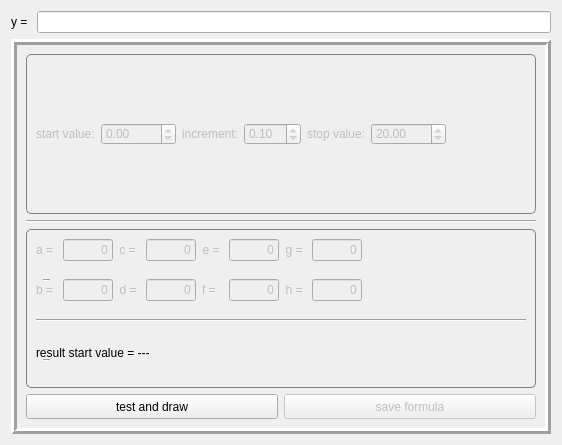
<?xml version="1.0" encoding="UTF-8"?>
<ui version="4.0">
 <class>Formulaeditor</class>
 <widget class="QWidget" name="Formulaeditor">
  <property name="geometry">
   <rect>
    <x>0</x>
    <y>0</y>
    <width>562</width>
    <height>445</height>
   </rect>
  </property>
  <property name="sizePolicy">
   <sizepolicy hsizetype="Preferred" vsizetype="Preferred">
    <horstretch>0</horstretch>
    <verstretch>0</verstretch>
   </sizepolicy>
  </property>
  <property name="minimumSize">
   <size>
    <width>562</width>
    <height>445</height>
   </size>
  </property>
  <property name="windowTitle">
   <string>formula editor</string>
  </property>
  <property name="windowIcon">
   <iconset resource="Ressourcen.qrc">
    <normaloff>:/images/icons/ruler.png</normaloff>:/images/icons/ruler.png</iconset>
  </property>
  <layout class="QVBoxLayout" name="verticalLayout" stretch="0,0">
   <item>
    <layout class="QHBoxLayout" name="horizontalLayout">
     <item>
      <widget class="QLabel" name="lb_Y">
       <property name="sizePolicy">
        <sizepolicy hsizetype="Preferred" vsizetype="Fixed">
         <horstretch>0</horstretch>
         <verstretch>0</verstretch>
        </sizepolicy>
       </property>
       <property name="text">
        <string>y = </string>
       </property>
      </widget>
     </item>
     <item>
      <widget class="QLineEdit" name="tb_Formula">
       <property name="toolTip">
        <string>&lt;!DOCTYPE HTML PUBLIC &quot;-//W3C//DTD HTML 4.0//EN&quot; &quot;http://www.w3.org/TR/REC-html40/strict.dtd&quot;&gt;
&lt;html&gt;&lt;head&gt;&lt;meta name=&quot;qrichtext&quot; content=&quot;1&quot; /&gt;&lt;style type=&quot;text/css&quot;&gt;
p, li { white-space: pre-wrap; }
&lt;/style&gt;&lt;/head&gt;&lt;body style=&quot; font-family:'MS Shell Dlg 2'; font-size:8pt; font-weight:400; font-style:normal;&quot;&gt;
&lt;p style=&quot; margin-top:12px; margin-bottom:0px; margin-left:0px; margin-right:0px; -qt-block-indent:0; text-indent:0px;&quot;&gt;The Atom Formula Editor processes formulas which have the shape of: &lt;/p&gt;
&lt;p style=&quot; margin-top:12px; margin-bottom:0px; margin-left:0px; margin-right:0px; -qt-block-indent:0; text-indent:0px;&quot;&gt;Y = A*sin(x) / x+B. &lt;/p&gt;
&lt;p style=&quot; margin-top:12px; margin-bottom:0px; margin-left:0px; margin-right:0px; -qt-block-indent:0; text-indent:0px;&quot;&gt;X is the control variable. Afterwards the parameters A to H could be defined for each formula in the Advanced Dictionary Editor. &lt;/p&gt;
&lt;p style=&quot; margin-top:12px; margin-bottom:0px; margin-left:0px; margin-right:0px; -qt-block-indent:0; text-indent:0px;&quot;&gt;The following functions could be used: &lt;/p&gt;
&lt;p style=&quot; margin-top:12px; margin-bottom:0px; margin-left:0px; margin-right:0px; -qt-block-indent:0; text-indent:0px;&quot;&gt;pi                     	= 3.14… &lt;br /&gt;sign (x)            	= signum function of x &lt;br /&gt;x^n                 	=  exponentiation &lt;br /&gt;sqrt (x)           	= square root of x &lt;br /&gt;exp (x)           	= Euler’s constant to the power of x &lt;br /&gt;abs (x)            	= absolute value of x &lt;br /&gt;sin (x)             	= sine function of x &lt;br /&gt;cos (x)            	= cosine function of x &lt;br /&gt;tan (x)            	= tangent function of x &lt;br /&gt;sinh (x)           	= hyperbolic sine of x &lt;br /&gt;cosh (x)          	= hyperbolic cosine of x &lt;br /&gt;tanh (x)          	= hyperbolic tangent of x &lt;br /&gt;arcsin (x)        	= inverse sine of x &lt;br /&gt;arccos (x)       	= inverse cosine of x &lt;br /&gt;arctan (x)       	= inverse tangent of x &lt;br /&gt;arcsinh (x)      	= inverse hyperbolic sine of x &lt;br /&gt;arccosh (x)     	= inverse hyperbolic cosine of x &lt;br /&gt;arctanh (x)	= inverse hyperbolic tangent of x &lt;br /&gt;cot (x)            	= cotangent of x &lt;br /&gt;ln (x)               	= natural logarithm of x &lt;br /&gt;log (x)             	= decadic logarithm &lt;br /&gt;deg (x)            	= degree measure of angle x &lt;br /&gt;rad (x)            	= radian measure of angle x &lt;/p&gt;&lt;/body&gt;&lt;/html&gt;</string>
       </property>
       <property name="toolTipDuration">
        <number>-1</number>
       </property>
      </widget>
     </item>
    </layout>
   </item>
   <item>
    <widget class="QFrame" name="frame">
     <property name="frameShape">
      <enum>QFrame::Box</enum>
     </property>
     <property name="frameShadow">
      <enum>QFrame::Raised</enum>
     </property>
     <property name="lineWidth">
      <number>3</number>
     </property>
     <layout class="QVBoxLayout" name="verticalLayout_2" stretch="0,0,0,1,0">
      <item>
       <widget class="QGroupBox" name="gb_values">
        <property name="styleSheet">
         <string notr="true">    QGroupBox  {
        background-color: qlineargradient(x1: 0, y1: 0, x2: 0, y2: 1,
                                          stop: 0 #E0E0E0, stop: 1 #FFFFFF);
        border: 1px solid gray;
        border-radius: 5px;
        margin-top: 3ex; /* leave space at the top for the title */
    }
     
    QGroupBox::title  {
        subcontrol-origin: margin;
		left: 12px;
        subcontrol-position: top left; /* position at the top center */
        padding: 1px;       
    }
</string>
        </property>
        <layout class="QHBoxLayout" name="horizontalLayout_3">
         <item>
          <widget class="QLabel" name="lb_StartValue">
           <property name="enabled">
            <bool>false</bool>
           </property>
           <property name="sizePolicy">
            <sizepolicy hsizetype="Fixed" vsizetype="Preferred">
             <horstretch>0</horstretch>
             <verstretch>0</verstretch>
            </sizepolicy>
           </property>
           <property name="text">
            <string>start value:</string>
           </property>
           <property name="alignment">
            <set>Qt::AlignLeading|Qt::AlignLeft|Qt::AlignVCenter</set>
           </property>
          </widget>
         </item>
         <item>
          <widget class="QDoubleSpinBox" name="dsb_StartValue">
           <property name="enabled">
            <bool>false</bool>
           </property>
           <property name="minimum">
            <double>-1000.000000000000000</double>
           </property>
           <property name="maximum">
            <double>1000.000000000000000</double>
           </property>
          </widget>
         </item>
         <item>
          <widget class="QLabel" name="lb_StepWidth">
           <property name="enabled">
            <bool>false</bool>
           </property>
           <property name="text">
            <string>increment:</string>
           </property>
           <property name="alignment">
            <set>Qt::AlignRight|Qt::AlignTrailing|Qt::AlignVCenter</set>
           </property>
          </widget>
         </item>
         <item>
          <widget class="QDoubleSpinBox" name="dsb_StepWidth">
           <property name="enabled">
            <bool>false</bool>
           </property>
           <property name="minimum">
            <double>0.010000000000000</double>
           </property>
           <property name="maximum">
            <double>10.000000000000000</double>
           </property>
           <property name="singleStep">
            <double>0.100000000000000</double>
           </property>
           <property name="value">
            <double>0.100000000000000</double>
           </property>
          </widget>
         </item>
         <item>
          <widget class="QLabel" name="lb_EndValue">
           <property name="enabled">
            <bool>false</bool>
           </property>
           <property name="text">
            <string>stop value:</string>
           </property>
           <property name="alignment">
            <set>Qt::AlignRight|Qt::AlignTrailing|Qt::AlignVCenter</set>
           </property>
          </widget>
         </item>
         <item>
          <widget class="QDoubleSpinBox" name="dsb_EndValue">
           <property name="enabled">
            <bool>false</bool>
           </property>
           <property name="minimum">
            <double>-1000.000000000000000</double>
           </property>
           <property name="maximum">
            <double>1000.000000000000000</double>
           </property>
           <property name="value">
            <double>20.000000000000000</double>
           </property>
          </widget>
         </item>
         <item>
          <spacer name="horizontalSpacer">
           <property name="orientation">
            <enum>Qt::Horizontal</enum>
           </property>
           <property name="sizeHint" stdset="0">
            <size>
             <width>40</width>
             <height>20</height>
            </size>
           </property>
          </spacer>
         </item>
        </layout>
       </widget>
      </item>
      <item>
       <widget class="Line" name="line_4">
        <property name="orientation">
         <enum>Qt::Horizontal</enum>
        </property>
       </widget>
      </item>
      <item>
       <widget class="QGroupBox" name="gb_params">
        <property name="styleSheet">
         <string notr="true">    QGroupBox  {
        background-color: qlineargradient(x1: 0, y1: 0, x2: 0, y2: 1,
                                          stop: 0 #E0E0E0, stop: 1 #FFFFFF);
        border: 1px solid gray;
        border-radius: 5px;
        margin-top: 3ex; /* leave space at the top for the title */
    }
     
    QGroupBox::title  {
        subcontrol-origin: margin;
		left: 12px;
        subcontrol-position: top left; /* position at the top center */
        padding: 1px;       
    }
</string>
        </property>
        <layout class="QGridLayout" name="gridLayout">
         <item row="2" column="7" rowspan="12">
          <widget class="QLineEdit" name="tb_F">
           <property name="enabled">
            <bool>false</bool>
           </property>
           <property name="sizePolicy">
            <sizepolicy hsizetype="Fixed" vsizetype="Fixed">
             <horstretch>0</horstretch>
             <verstretch>0</verstretch>
            </sizepolicy>
           </property>
           <property name="minimumSize">
            <size>
             <width>50</width>
             <height>0</height>
            </size>
           </property>
           <property name="maximumSize">
            <size>
             <width>50</width>
             <height>16777215</height>
            </size>
           </property>
           <property name="text">
            <string>0</string>
           </property>
           <property name="alignment">
            <set>Qt::AlignRight|Qt::AlignTrailing|Qt::AlignVCenter</set>
           </property>
          </widget>
         </item>
         <item row="23" column="1">
          <widget class="Line" name="line">
           <property name="orientation">
            <enum>Qt::Horizontal</enum>
           </property>
          </widget>
         </item>
         <item row="5" column="1">
          <widget class="Line" name="line_2">
           <property name="orientation">
            <enum>Qt::Horizontal</enum>
           </property>
          </widget>
         </item>
         <item row="0" column="9" rowspan="2">
          <widget class="QLineEdit" name="tb_G">
           <property name="enabled">
            <bool>false</bool>
           </property>
           <property name="sizePolicy">
            <sizepolicy hsizetype="Fixed" vsizetype="Fixed">
             <horstretch>0</horstretch>
             <verstretch>0</verstretch>
            </sizepolicy>
           </property>
           <property name="minimumSize">
            <size>
             <width>50</width>
             <height>0</height>
            </size>
           </property>
           <property name="maximumSize">
            <size>
             <width>50</width>
             <height>16777215</height>
            </size>
           </property>
           <property name="text">
            <string>0</string>
           </property>
           <property name="alignment">
            <set>Qt::AlignRight|Qt::AlignTrailing|Qt::AlignVCenter</set>
           </property>
          </widget>
         </item>
         <item row="0" column="0" rowspan="2" colspan="3">
          <widget class="QLabel" name="lb_A">
           <property name="enabled">
            <bool>false</bool>
           </property>
           <property name="sizePolicy">
            <sizepolicy hsizetype="Fixed" vsizetype="Preferred">
             <horstretch>0</horstretch>
             <verstretch>0</verstretch>
            </sizepolicy>
           </property>
           <property name="layoutDirection">
            <enum>Qt::LeftToRight</enum>
           </property>
           <property name="text">
            <string>a = </string>
           </property>
           <property name="alignment">
            <set>Qt::AlignLeading|Qt::AlignLeft|Qt::AlignVCenter</set>
           </property>
          </widget>
         </item>
         <item row="2" column="9" rowspan="12">
          <widget class="QLineEdit" name="tb_H">
           <property name="enabled">
            <bool>false</bool>
           </property>
           <property name="sizePolicy">
            <sizepolicy hsizetype="Fixed" vsizetype="Fixed">
             <horstretch>0</horstretch>
             <verstretch>0</verstretch>
            </sizepolicy>
           </property>
           <property name="minimumSize">
            <size>
             <width>50</width>
             <height>0</height>
            </size>
           </property>
           <property name="maximumSize">
            <size>
             <width>50</width>
             <height>16777215</height>
            </size>
           </property>
           <property name="text">
            <string>0</string>
           </property>
           <property name="alignment">
            <set>Qt::AlignRight|Qt::AlignTrailing|Qt::AlignVCenter</set>
           </property>
          </widget>
         </item>
         <item row="0" column="8" rowspan="2">
          <widget class="QLabel" name="lb_G">
           <property name="enabled">
            <bool>false</bool>
           </property>
           <property name="sizePolicy">
            <sizepolicy hsizetype="Fixed" vsizetype="Preferred">
             <horstretch>0</horstretch>
             <verstretch>0</verstretch>
            </sizepolicy>
           </property>
           <property name="text">
            <string>g = </string>
           </property>
           <property name="alignment">
            <set>Qt::AlignRight|Qt::AlignTrailing|Qt::AlignVCenter</set>
           </property>
          </widget>
         </item>
         <item row="2" column="5" rowspan="12">
          <widget class="QLineEdit" name="tb_D">
           <property name="enabled">
            <bool>false</bool>
           </property>
           <property name="sizePolicy">
            <sizepolicy hsizetype="Fixed" vsizetype="Fixed">
             <horstretch>0</horstretch>
             <verstretch>0</verstretch>
            </sizepolicy>
           </property>
           <property name="minimumSize">
            <size>
             <width>50</width>
             <height>0</height>
            </size>
           </property>
           <property name="maximumSize">
            <size>
             <width>50</width>
             <height>16777215</height>
            </size>
           </property>
           <property name="text">
            <string>0</string>
           </property>
           <property name="alignment">
            <set>Qt::AlignRight|Qt::AlignTrailing|Qt::AlignVCenter</set>
           </property>
          </widget>
         </item>
         <item row="0" column="7" rowspan="2">
          <widget class="QLineEdit" name="tb_E">
           <property name="enabled">
            <bool>false</bool>
           </property>
           <property name="sizePolicy">
            <sizepolicy hsizetype="Fixed" vsizetype="Fixed">
             <horstretch>0</horstretch>
             <verstretch>0</verstretch>
            </sizepolicy>
           </property>
           <property name="minimumSize">
            <size>
             <width>50</width>
             <height>0</height>
            </size>
           </property>
           <property name="maximumSize">
            <size>
             <width>50</width>
             <height>16777215</height>
            </size>
           </property>
           <property name="text">
            <string>0</string>
           </property>
           <property name="alignment">
            <set>Qt::AlignRight|Qt::AlignTrailing|Qt::AlignVCenter</set>
           </property>
          </widget>
         </item>
         <item row="0" column="4" rowspan="2">
          <widget class="QLabel" name="lb_C">
           <property name="enabled">
            <bool>false</bool>
           </property>
           <property name="sizePolicy">
            <sizepolicy hsizetype="Fixed" vsizetype="Preferred">
             <horstretch>0</horstretch>
             <verstretch>0</verstretch>
            </sizepolicy>
           </property>
           <property name="text">
            <string>c = </string>
           </property>
           <property name="alignment">
            <set>Qt::AlignRight|Qt::AlignTrailing|Qt::AlignVCenter</set>
           </property>
          </widget>
         </item>
         <item row="2" column="8" rowspan="12">
          <widget class="QLabel" name="lb_H">
           <property name="enabled">
            <bool>false</bool>
           </property>
           <property name="sizePolicy">
            <sizepolicy hsizetype="Fixed" vsizetype="Preferred">
             <horstretch>0</horstretch>
             <verstretch>0</verstretch>
            </sizepolicy>
           </property>
           <property name="text">
            <string>h = </string>
           </property>
           <property name="alignment">
            <set>Qt::AlignRight|Qt::AlignTrailing|Qt::AlignVCenter</set>
           </property>
          </widget>
         </item>
         <item row="2" column="3" rowspan="12">
          <widget class="QLineEdit" name="tb_B">
           <property name="enabled">
            <bool>false</bool>
           </property>
           <property name="sizePolicy">
            <sizepolicy hsizetype="Fixed" vsizetype="Fixed">
             <horstretch>0</horstretch>
             <verstretch>0</verstretch>
            </sizepolicy>
           </property>
           <property name="minimumSize">
            <size>
             <width>50</width>
             <height>0</height>
            </size>
           </property>
           <property name="maximumSize">
            <size>
             <width>50</width>
             <height>16777215</height>
            </size>
           </property>
           <property name="text">
            <string>0</string>
           </property>
           <property name="alignment">
            <set>Qt::AlignRight|Qt::AlignTrailing|Qt::AlignVCenter</set>
           </property>
          </widget>
         </item>
         <item row="2" column="4" rowspan="12">
          <widget class="QLabel" name="lb_D">
           <property name="enabled">
            <bool>false</bool>
           </property>
           <property name="sizePolicy">
            <sizepolicy hsizetype="Fixed" vsizetype="Preferred">
             <horstretch>0</horstretch>
             <verstretch>0</verstretch>
            </sizepolicy>
           </property>
           <property name="text">
            <string>d = </string>
           </property>
           <property name="alignment">
            <set>Qt::AlignRight|Qt::AlignTrailing|Qt::AlignVCenter</set>
           </property>
          </widget>
         </item>
         <item row="2" column="0" rowspan="12" colspan="3">
          <widget class="QLabel" name="lb_B">
           <property name="enabled">
            <bool>false</bool>
           </property>
           <property name="sizePolicy">
            <sizepolicy hsizetype="Fixed" vsizetype="Preferred">
             <horstretch>0</horstretch>
             <verstretch>0</verstretch>
            </sizepolicy>
           </property>
           <property name="text">
            <string>b = </string>
           </property>
           <property name="alignment">
            <set>Qt::AlignLeading|Qt::AlignLeft|Qt::AlignVCenter</set>
           </property>
          </widget>
         </item>
         <item row="2" column="6" rowspan="12">
          <widget class="QLabel" name="lb_F">
           <property name="enabled">
            <bool>false</bool>
           </property>
           <property name="sizePolicy">
            <sizepolicy hsizetype="Fixed" vsizetype="Preferred">
             <horstretch>0</horstretch>
             <verstretch>0</verstretch>
            </sizepolicy>
           </property>
           <property name="text">
            <string>f = </string>
           </property>
           <property name="alignment">
            <set>Qt::AlignRight|Qt::AlignTrailing|Qt::AlignVCenter</set>
           </property>
          </widget>
         </item>
         <item row="0" column="5" rowspan="2">
          <widget class="QLineEdit" name="tb_C">
           <property name="enabled">
            <bool>false</bool>
           </property>
           <property name="sizePolicy">
            <sizepolicy hsizetype="Fixed" vsizetype="Fixed">
             <horstretch>0</horstretch>
             <verstretch>0</verstretch>
            </sizepolicy>
           </property>
           <property name="minimumSize">
            <size>
             <width>50</width>
             <height>0</height>
            </size>
           </property>
           <property name="maximumSize">
            <size>
             <width>50</width>
             <height>16777215</height>
            </size>
           </property>
           <property name="text">
            <string>0</string>
           </property>
           <property name="alignment">
            <set>Qt::AlignRight|Qt::AlignTrailing|Qt::AlignVCenter</set>
           </property>
          </widget>
         </item>
         <item row="0" column="10" rowspan="14">
          <spacer name="horizontalSpacer_2">
           <property name="orientation">
            <enum>Qt::Horizontal</enum>
           </property>
           <property name="sizeHint" stdset="0">
            <size>
             <width>40</width>
             <height>20</height>
            </size>
           </property>
          </spacer>
         </item>
         <item row="0" column="3" rowspan="2">
          <widget class="QLineEdit" name="tb_A">
           <property name="enabled">
            <bool>false</bool>
           </property>
           <property name="sizePolicy">
            <sizepolicy hsizetype="Fixed" vsizetype="Fixed">
             <horstretch>0</horstretch>
             <verstretch>0</verstretch>
            </sizepolicy>
           </property>
           <property name="minimumSize">
            <size>
             <width>50</width>
             <height>0</height>
            </size>
           </property>
           <property name="maximumSize">
            <size>
             <width>50</width>
             <height>16777215</height>
            </size>
           </property>
           <property name="text">
            <string>0</string>
           </property>
           <property name="alignment">
            <set>Qt::AlignRight|Qt::AlignTrailing|Qt::AlignVCenter</set>
           </property>
          </widget>
         </item>
         <item row="0" column="6" rowspan="2">
          <widget class="QLabel" name="lb_E">
           <property name="enabled">
            <bool>false</bool>
           </property>
           <property name="sizePolicy">
            <sizepolicy hsizetype="Fixed" vsizetype="Preferred">
             <horstretch>0</horstretch>
             <verstretch>0</verstretch>
            </sizepolicy>
           </property>
           <property name="text">
            <string>e = </string>
           </property>
           <property name="alignment">
            <set>Qt::AlignRight|Qt::AlignTrailing|Qt::AlignVCenter</set>
           </property>
          </widget>
         </item>
         <item row="15" column="0" rowspan="13" colspan="11">
          <widget class="QLabel" name="lb_Result">
           <property name="sizePolicy">
            <sizepolicy hsizetype="Preferred" vsizetype="Fixed">
             <horstretch>0</horstretch>
             <verstretch>0</verstretch>
            </sizepolicy>
           </property>
           <property name="text">
            <string>result start value = ---</string>
           </property>
           <property name="alignment">
            <set>Qt::AlignLeading|Qt::AlignLeft|Qt::AlignVCenter</set>
           </property>
          </widget>
         </item>
         <item row="14" column="0" colspan="11">
          <widget class="Line" name="line_3">
           <property name="orientation">
            <enum>Qt::Horizontal</enum>
           </property>
          </widget>
         </item>
        </layout>
       </widget>
      </item>
      <item>
       <layout class="QVBoxLayout" name="l_PaintAtom"/>
      </item>
      <item>
       <layout class="QHBoxLayout" name="horizontalLayout_2">
        <item>
         <widget class="QPushButton" name="btt_Test">
          <property name="sizePolicy">
           <sizepolicy hsizetype="Preferred" vsizetype="Fixed">
            <horstretch>0</horstretch>
            <verstretch>0</verstretch>
           </sizepolicy>
          </property>
          <property name="minimumSize">
           <size>
            <width>0</width>
            <height>25</height>
           </size>
          </property>
          <property name="maximumSize">
           <size>
            <width>16777215</width>
            <height>25</height>
           </size>
          </property>
          <property name="text">
           <string>test and draw</string>
          </property>
          <property name="icon">
           <iconset resource="Ressourcen.qrc">
            <normaloff>:/images/icons/formel.png</normaloff>:/images/icons/formel.png</iconset>
          </property>
         </widget>
        </item>
        <item>
         <widget class="QPushButton" name="btt_Save">
          <property name="enabled">
           <bool>false</bool>
          </property>
          <property name="sizePolicy">
           <sizepolicy hsizetype="Preferred" vsizetype="Fixed">
            <horstretch>0</horstretch>
            <verstretch>0</verstretch>
           </sizepolicy>
          </property>
          <property name="minimumSize">
           <size>
            <width>0</width>
            <height>25</height>
           </size>
          </property>
          <property name="maximumSize">
           <size>
            <width>16777215</width>
            <height>25</height>
           </size>
          </property>
          <property name="text">
           <string>save formula</string>
          </property>
          <property name="icon">
           <iconset resource="Ressourcen.qrc">
            <normaloff>:/images/icons/floppyDisk.png</normaloff>:/images/icons/floppyDisk.png</iconset>
          </property>
         </widget>
        </item>
       </layout>
      </item>
     </layout>
    </widget>
   </item>
  </layout>
 </widget>
 <resources>
  <include location="Ressourcen.qrc"/>
 </resources>
 <connections/>
</ui>
